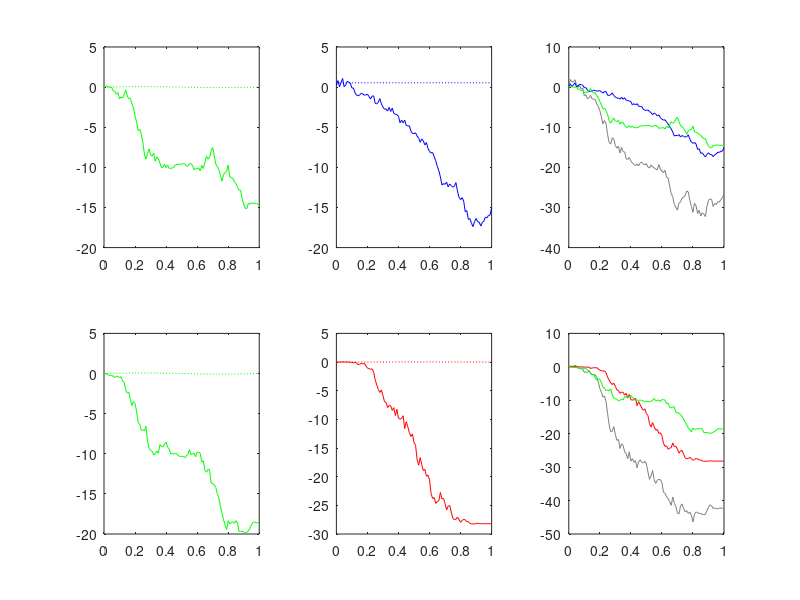
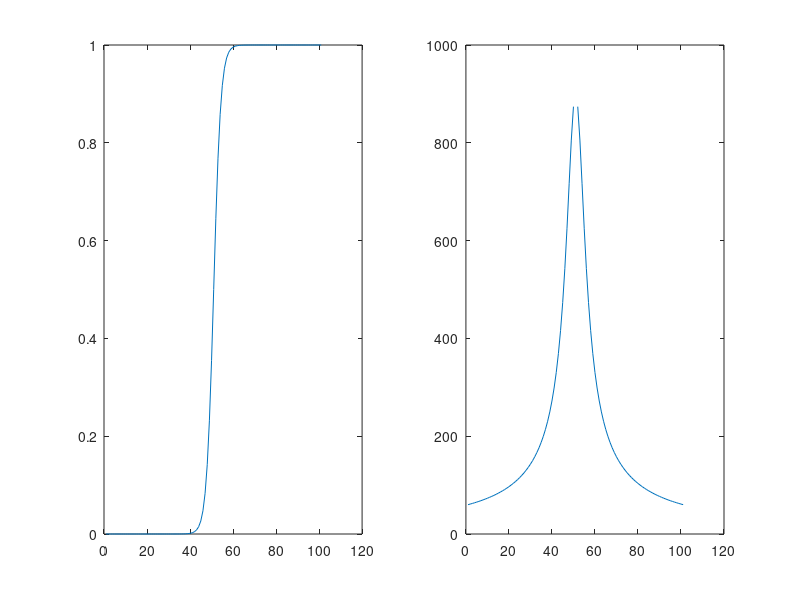

MATLAB code for these plots, in order:
clear all
close all
time=0:0.01:1;
figure;
noise_scale=1
angle=-40/180*pi;
for iteration=1%:10

v_con=0.078*ones(size(time));
v_rais=0.49/(2*pi)*(1-cos(2*pi*time));
a=0.49*sin(2*pi*time);

a=a/max(a)/sqrt(2);
v_con=v_con/max(v_con)/2;
v_rais=v_rais/max(v_rais);

x_d_vis_con=v_con*sin(angle)+randn(size(time))*noise_scale;
x_d_vis_rais=v_rais*sin(angle)+randn(size(time))*noise_scale;

x_d_vest=(a)*sin(angle)+randn(size(time))*noise_scale;
x_d_vest2=(a)*sin(angle)+randn(size(time))*noise_scale;


x_d_comb_con=1/sqrt(2)*x_d_vis_con+1/sqrt(2)*x_d_vest;
x_d_comb_rais=1/sqrt(2)*x_d_vis_rais+1/sqrt(2)*x_d_vest;



X_vest=cumsum(a.*x_d_vest);
X_vest2=cumsum(a.*x_d_vest2);
X_vis_con=cumsum(v_con.*x_d_vis_con);
X_vis_rais=cumsum(v_rais.*x_d_vis_rais);

d_comb_con=sqrt(0.5*v_con.^2+0.5*a.^2);
d_comb_rais=sqrt(0.5*v_rais.^2+0.5*a.^2);

X_comb_con=cumsum(d_comb_con.*x_d_comb_con*2);
X_comb_rais=cumsum(d_comb_rais.*x_d_comb_rais*2);


hold on
subplot(2,3,2);
plot(time,X_vis_con,'b')
hold on
plot(time,v_con/max(v_con)*0.5*max(X_vis_con),':b')

subplot(2,3,5);
plot(time,X_vis_rais,'r')
hold on
plot(time,v_rais/max(v_rais)*0.5*max(X_vis_rais),':r')


hold on
subplot(2,3,1);
plot(time,X_vest,'g')
hold on
plot(time,a/max(a)*0.5*max(X_vest),':g')
subplot(2,3,4);
plot(time,X_vest2,'g')
hold on
plot(time,a/max(a)*0.5*max(X_vest),':g')

subplot(2,3,3);
plot(time,X_comb_con,'Color',[0.5 0.5 0.5])
hold on
plot(time,X_vis_con,'b')
plot(time,X_vest,'g')

subplot(2,3,6);
plot(time,X_comb_rais,'Color',[0.5 0.5 0.5])
hold on
plot(time,X_vis_rais,'r')
plot(time,X_vest2,'g')


ALL.X_comb_rais(iteration,:)=X_comb_rais;
ALL.X_comb_con(iteration,:)=X_comb_con;
ALL.X_vest(iteration,:)=X_vest;
ALL.X_vest2(iteration,:)=X_vest2;
ALL.X_vis_con(iteration,:)=X_vis_con;
ALL.X_vis_rais(iteration,:)=X_vis_rais;

end
% 
% figure
% subplot(2,3,2);
% plotyy(time,mean(ALL.X_vis_con),time,v_con)
% hold on
% subplot(2,3,5);
% plotyy(time,mean(ALL.X_vis_rais),time,v_rais)
% 
% 
% hold on
% subplot(2,3,1);
% plotyy(time,mean(ALL.X_vest),time,a)
% hold on
% subplot(2,3,4);
% plotyy(time,mean(ALL.X_vest2),time,a)
% 
% 
% subplot(2,3,3);
% plot(time,mean(ALL.X_comb_con))
% hold on
% subplot(2,3,6);
% plot(time,mean(ALL.X_comb_rais))
% hold on


%% 
C=-50:50;
k=0.01
A=sqrt(900)
RT=A./(k*C).*tanh(k*C*A);
psy=1./(1+exp(-2*k*C*A));


figure
subplot(1,2,1)
plot(psy)
subplot(1,2,2)
plot(RT)


